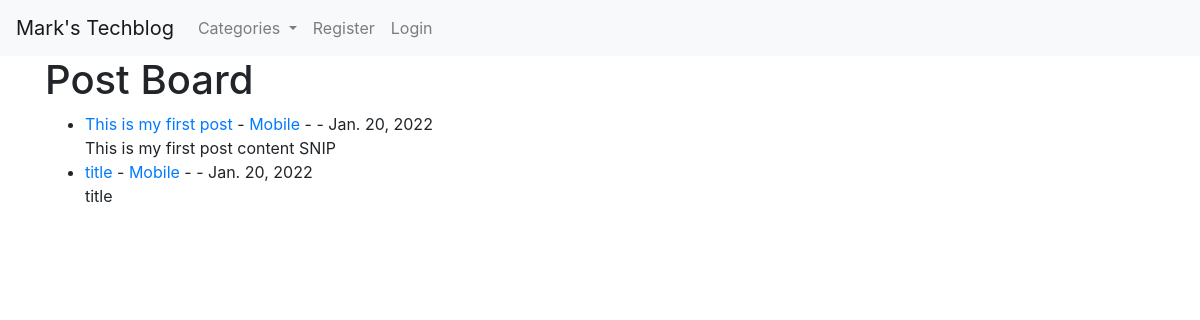
/, run on an earlier commit of the app's database.
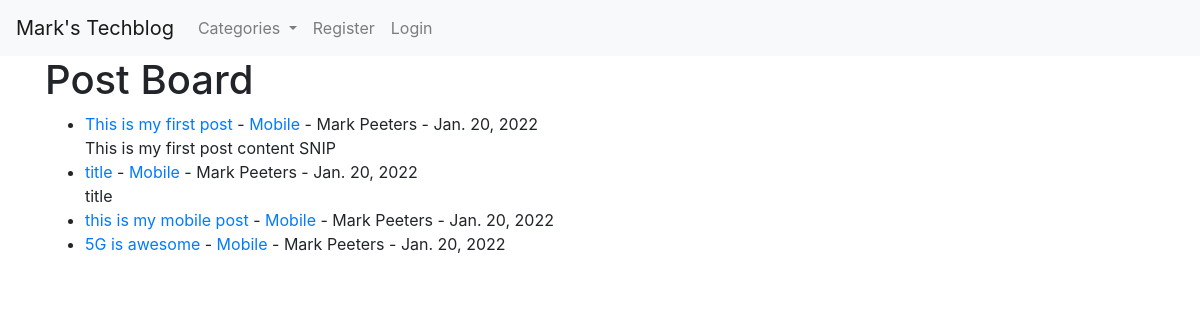
And on a later commit of the database.
### blog/models.py (models this page shows, shortened)
class Post(models.Model):
    title = models.CharField(max_length=50)
    head_img = models.ImageField(null=True, blank=True, upload_to="images/")
    title_tag = models.CharField(max_length=150)
    author = models.ForeignKey(User, on_delete=models.CASCADE)
    content = RichTextField(blank=True, null=True)
    publication_date = models.DateField(auto_now_add=True)
    category = models.CharField(max_length=150, default='uncategorised')
    snip = models.CharField(max_length=150)
    likes = models.ManyToManyField(User, related_name='blog_post')

### blog/views.py (the view)
# urls.py: path('', HomePage.as_view(), name="home"),
class HomePage(ListView):
    model = Post
    template_name = 'home.html'
    cats = Category.objects.all()
    ordering = ['-publication_date']
    def get_context_data(self, *args, **kwargs):
        cat_menu = Category.objects.all()
        context = super(HomePage, self).get_context_data(*args, **kwargs)
        context["cat_menu"] = cat_menu
        return context

### blog/models.py (called while the page is built)
    def __str__(self):
        return self.name

### blog/templates/home.html (shortened to what this page needs)
{% extends 'base.html' %}
{% block content %}
<h1>Post Board</h1>
<ul>
{% for post in object_list %}
    <li><a href="{% url 'article-detail' post.pk %}">{{ post.title }}</a>
        - <a href="{% url 'category' post.category|slugify %}"> {{ post.category }}</a>
        - {{ post.author.first_name }}
        {{ post.author.last_name }} - {{ post.publication_date }}
        </small><br/>
        {{ post.snip }}
       </li>
{% endfor %}
</ul>
{% endblock %}

What changed in the data, as far as the page shows it:
changed through a linked row, Post "This is my first post": author.first_name (not shown) → "Mark"; author.last_name (not shown) → "Peeters"
changed through a linked row, Post "title": author.first_name (not shown) → "Mark"; author.last_name (not shown) → "Peeters"
added Post: title "this is my mobile post", category "Mobile", author.first_name "Mark", author.last_name "Peeters", publication_date "Jan. 20, 2022"
added Post: title "5G is awesome", category "Mobile", author.first_name "Mark", author.last_name "Peeters", publication_date "Jan. 20, 2022"
